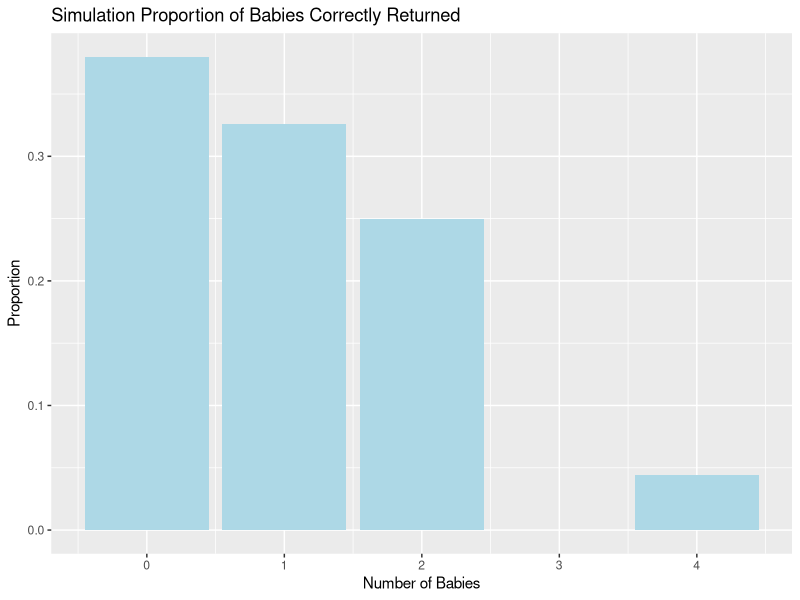
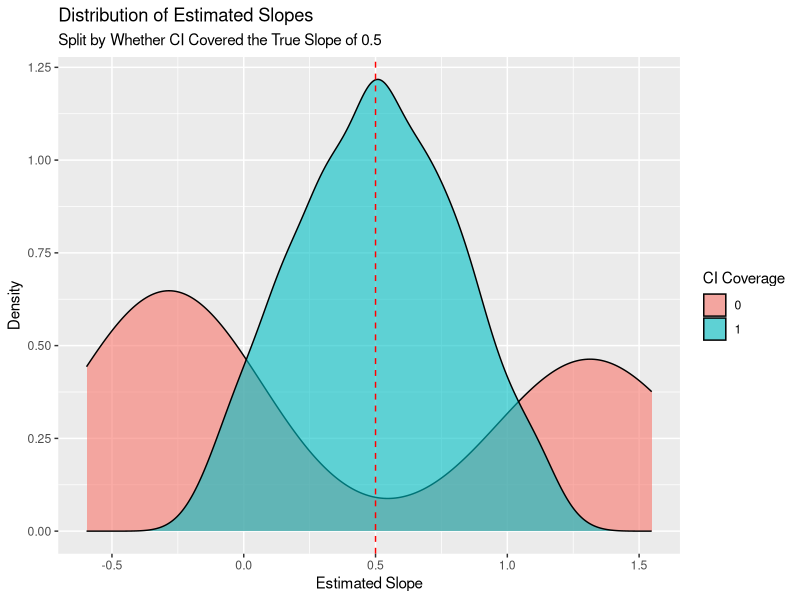

Source code (R) for these figures, in order:
## ---- chunk 1
library(tidyverse)
library(broom)
library(knitr)
library(purrr)
## ---- chunk 2
#| label: function-for-random-babies
#https://chatgpt.com/share/683897d2-6b64-8009-a060-621336f8504c

randomBabies <- function(n_babies){
  babies <- 1 : n_babies
  shuffled <- sample(babies)
  return(sum(babies == shuffled))
}
## ---- chunk 3
#| label: full-simulation-for-random-babies

set.seed(1234)

results <- map_int(.x = 1:10000,
                   .f = ~ randomBabies(4)
                  )

mean(results)
## ---- chunk 4
#| label: table-for-random-babies

# Q2 code, https://chatgpt.com/share/683897d2-6b64-8009-a060-621336f8504c
prop_data <- enframe(results, name = "sim", value = "num") |> 
  group_by(num) |>
  count() |>
  ungroup() |>
  mutate(prop = n / sum(n)) 
## ---- chunk 5
#| label: visualization-for-random-babies

# Q3 code, https://stackoverflow.com/questions/19389888/ggplot-barplot-does-not-accept-y-value

prop_data |>
  ggplot(aes(x = num)) +
  geom_bar(aes(y = prop), stat = "identity", fill = "lightblue") +
  labs(title = "Simulation Proportion of Babies Correctly Returned", x = "Number of Babies", y = "Proportion")
## ---- chunk 6
#| label: data-generation

# define slope and intercept parameters, https://chatgpt.com/share/683897d2-6b64-8009-a060-621336f8504c
intercept = 2
slope = 1

# generate x vector
x = runif(100, min = 0, max = 1)


# generate noise `ep` vector
ep = rnorm(100, mean = 0, sd = 1)


# generate outcome from population model
y = intercept + x * slope + ep


# create an "observed data" dataframe with only the x and y vectors
observed_data = data.frame(x = x, y = y)

## ---- chunk 7
#| label: test-linear-model

# Q5 code, https://broom.tidymodels.org/reference/tidy.lm.html

lm_data <- lm(y ~ x, data = observed_data)
lm_data_tidy <- broom::tidy(lm_data, conf.int = TRUE, conf.level = 0.95) 
lm_data_tidy |> kable()

## ---- chunk 8
#| label: check-coverage

# Q6 code, https://chatgpt.com/share/683897d2-6b64-8009-a060-621336f8504c
lm_data_tidy <- lm_data_tidy |>
  filter(term == "x") |>
  mutate(cover = ifelse(conf.low <= 1 & conf.high >= 1, 1, 0))
## ---- chunk 9
#| label: ci-sim-function

# Q7 code
mycifun <- function(beta0, beta1, n){
  intercept <- beta0
  slope <- beta1
  ep <- rnorm(n, mean = 0, sd = 1)
  x <- runif(n, min = 0, max = 1)
  y <- intercept + (x * slope) + ep
  observed_data <- data.frame(x = x, y = y)
  lm_data <- lm(y ~ x, data = observed_data)
  lm_data_tidy <- broom::tidy(lm_data, conf.int = TRUE, conf.level = 0.95) 
  lm_data_tidy <- lm_data_tidy |>
    filter(term == "x") |>
    mutate(cover = ifelse(conf.low <= slope & conf.high >= slope, 1, 0)) |>
    select(estimate, conf.low, conf.high, cover)
  return(lm_data_tidy)
}
## ---- chunk 10
#| label: small-test-ci-fun

mycifun(beta0 = 1, beta1 = 2, n = 1000) |> kable()
## ---- chunk 11
#| label: run-ci-sim

set.seed(1234)

ci_dat <- map_dfr(.x = 1:1000,
                  .f = ~ mycifun(3, 0.5, 100)
                    )
## ---- chunk 12
#| label: sim-cov
#https://chatgpt.com/share/683897d2-6b64-8009-a060-621336f8504c

mean(ci_dat$cover)

# ci_dat |>
#   group_by(cover) |>
#   count() |>
#   ungroup() |>
#   mutate(prop = n / sum(n))

## ---- chunk 13
#| label: cov-plot

# Q9 code, https://chatgpt.com/share/683897d2-6b64-8009-a060-621336f8504c

ci_dat |>
  ggplot(aes(x = estimate, fill = factor(cover))) +
  geom_density(alpha = 0.6) +
  geom_vline(xintercept = 0.5, color = "red", linetype = "dashed") +  # true slope
  labs(
    title = "Distribution of Estimated Slopes",
    subtitle = "Split by Whether CI Covered the True Slope of 0.5",
    x = "Estimated Slope",
    y = "Density",
    fill = "CI Coverage"
  ) 
